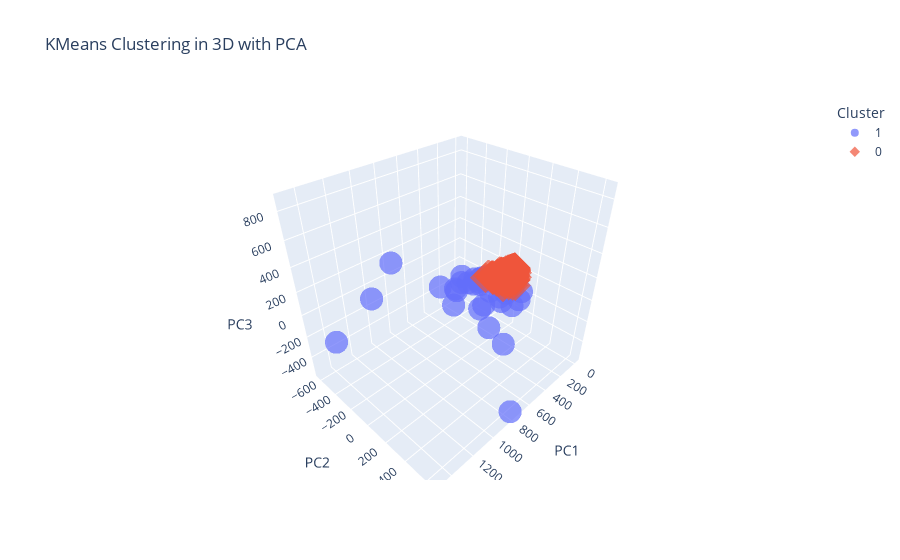

The code cell stored with this chart in its notebook:
### Code cell
k_means_dropseq = k_means_clustering(data_scaled_dropseq)
plot_clusters(k_means_dropseq)

### Figure 1 — Plotly figure (JSON) as saved in the notebook; plotly's stock layout.template omitted (floating-point values rounded to 4 significant figures; data arrays with more than 128 entries replaced by an {"elided": "..."} marker saying what was removed)
{"data": [{"hovertemplate": "Cluster=1<br>PC1=%{x}<br>PC2=%{y}<br>PC3=%{z}<extra></extra>", "legendgroup": "1", "marker": {"color": "#636efa", "opacity": 0.7, "symbol": "circle"}, "mode": "markers", "name": "1", "scene": "scene", "showlegend": true, "type": "scatter3d", "x": [270.3, 776.7, 351.6, 446.8, 268.4, 1490.0, 242.7, 319.1, 630.7, 1339.0, 632.7, 257.7, 264.1, 592.6, 1151.0, 329.3, 445.8, 285.4, 520.4, 304.9, 461.7, 251.3, 613.6, 341.1, 254.9, 410.3, 325.7, 361.7, 297.4, 339.7, 246.4, 298.1, 679.4, 297.3, 246.4, 536.5], "y": [280.4, 640.5, -51.17, -159.7, 202.2, 362.8, 247.8, 242.9, 423.2, -627.3, 285.9, 132.1, 82.27, -248.5, -359.7, -127.7, 72.64, 138.1, -155.9, -95.61, -147.6, -83.12, 177.8, 154.3, -62.16, -124.9, -81.02, -111.1, -92.44, 136.5, -81.22, -84.67, -17.94, 5.055, 78.49, -127.6], "z": [47.5, -554.3, -11.27, 60.42, 37.93, 867.9, -58.82, -76.77, -150.4, -348.4, -80.55, -48.18, 11.51, -12.51, 106.0, -2.994, -94.15, -6.529, -19.62, -3.238, 15.12, -37.03, 17.82, -71.63, 4.6, -1.017, -15.94, -31.09, 6.456, -39.41, 1.235, -12.56, -17.62, -73.2, -19.02, -15.14]}, {"hovertemplate": "Cluster=0<br>PC1=%{x}<br>PC2=%{y}<br>PC3=%{z}<extra></extra>", "legendgroup": "0", "marker": {"color": "#EF553B", "opacity": 0.7, "symbol": "diamond"}, "mode": "markers", "name": "0", "scene": "scene", "showlegend": true, "type": "scatter3d", "x": {"elided": "2964 float values"}, "y": {"elided": "2964 float values"}, "z": {"elided": "2964 float values"}}], "layout": {"legend": {"title": {"text": "Cluster"}, "tracegroupgap": 0}, "scene": {"domain": {"x": [0, 1], "y": [0, 1]}, "xaxis": {"title": {"text": "PC1"}}, "yaxis": {"title": {"text": "PC2"}}, "zaxis": {"title": {"text": "PC3"}}}, "title": {"text": "KMeans Clustering in 3D with PCA"}}}
